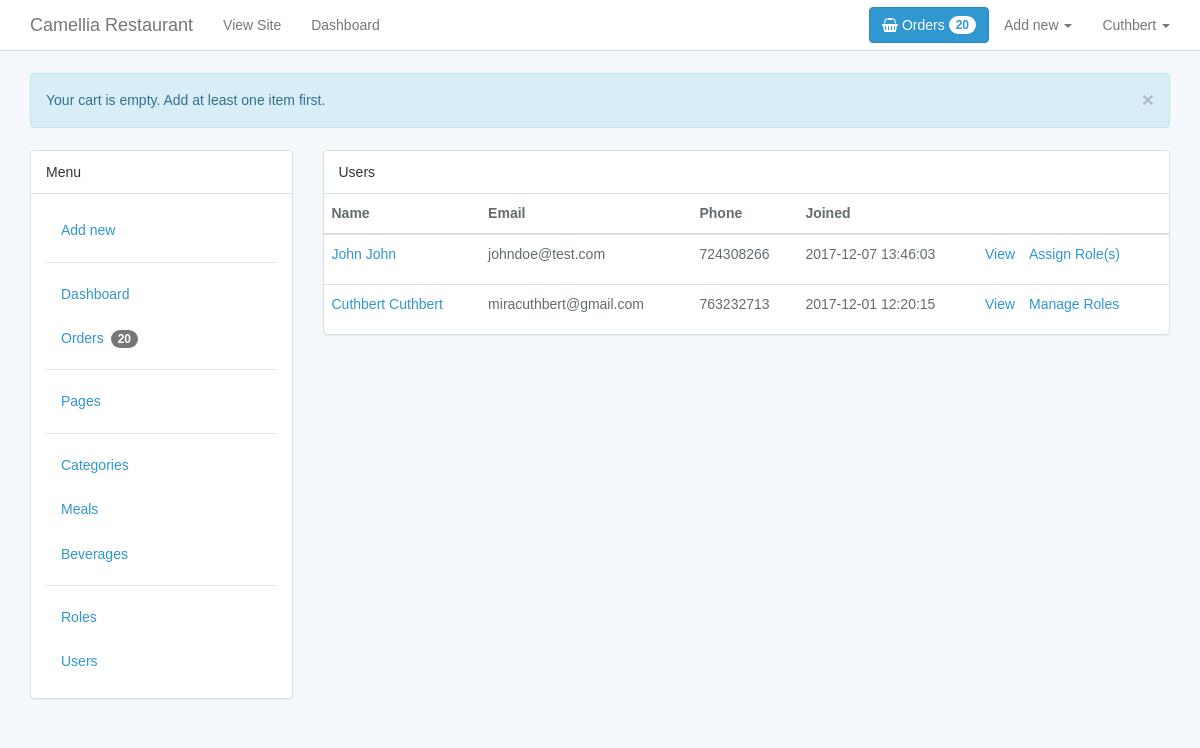
The app's page /admin/users/index.php (signed in), older data.
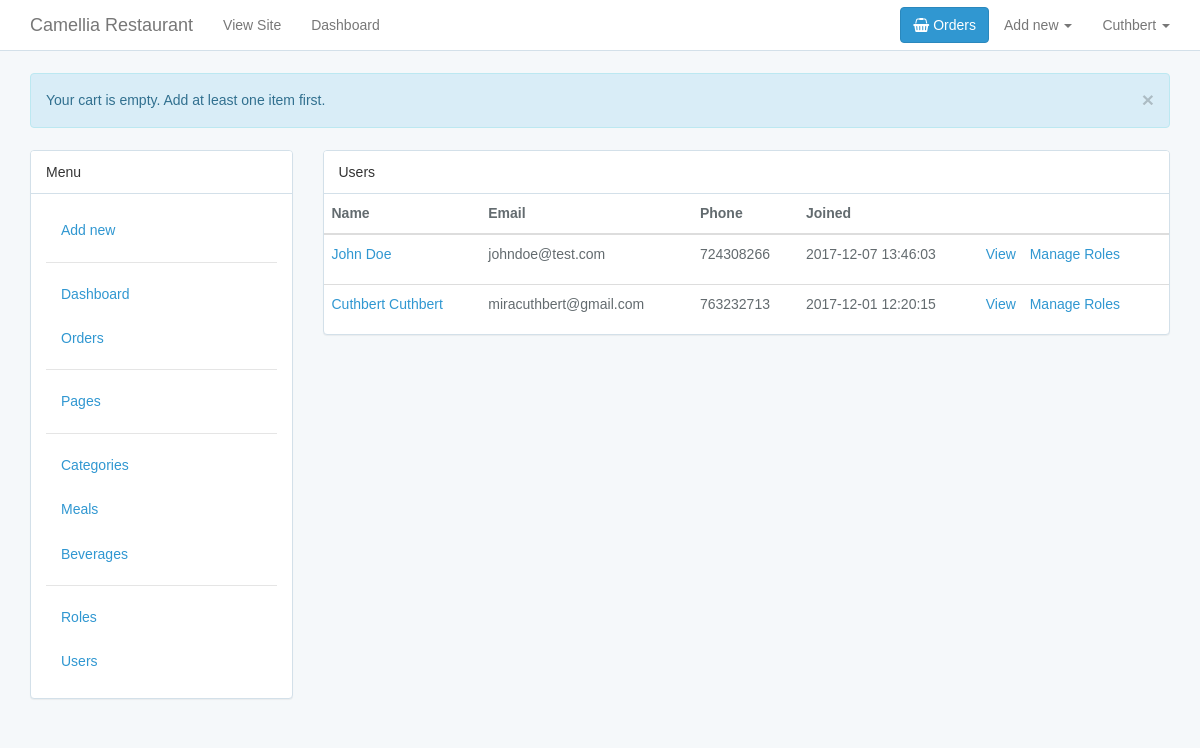
The same page, newer data.
### tables this page shows
CREATE TABLE `users` (
  `id` int(10) UNSIGNED NOT NULL,
  `first_name` varchar(191) NOT NULL,
  `last_name` varchar(191) NOT NULL,
  `email` varchar(191) NOT NULL,
  `phone` int(191) DEFAULT NULL,
  `password` varchar(191) NOT NULL,
  `remember_token` varchar(100) DEFAULT NULL,
  `created_at` timestamp NOT NULL DEFAULT CURRENT_TIMESTAMP,
  `updated_at` timestamp NOT NULL DEFAULT CURRENT_TIMESTAMP ON UPDATE CURRENT_TIMESTAMP
);

### helpers.php (called while the page is built, shortened)
<?php
if (!function_exists('route')) {
    function route($name)
    {
        return APP_URL . "/{$name}";
    }
}

### admin/functions.php (called while the page is built, shortened)
<?php
if (!function_exists('orders')) {
    function orders($parameters = [])
    {
        global $con;
        $rows = [];
        $stmt = $con->prepare("SELECT
                                        `orders`.*,
                                        `users`.`first_name`, `users`.`last_name`
                                        FROM
                                          `orders`
                                        INNER JOIN
                                          `users`
                                        ON
                                          `users`.`id` = `orders`.`user_id`
                                          ORDER BY
                                          `created_at` DESC,
                                          `booked_at` DESC");
        if (isset($parameters) && isset($parameters["status"]) && $parameters['status'] == "pending") {
            $stmt = $con->prepare("SELECT
                                        `orders`.*,
                                        `users`.`first_name`, `users`.`last_name`
                                        FROM
                                          `orders`
                                        INNER JOIN
                                          `users`
                                        ON
                                          `users`.`id` = `orders`.`user_id`
                                        WHERE
                                          `orders`.`paid_at` IS NULL
                                          AND
                                            `orders`.`expired_at` IS NULL
                                        ORDER BY
                                          `created_at` DESC,
                                          `booked_at` DESC");
        }
        $stmt->execute();
        $result = $stmt->get_result();
        if ($result->num_rows >= 1) {
            $rows = $result->fetch_all(MYSQLI_BOTH);
        };
        return $rows;
    }
}
if (!function_exists('pendingOrders')) {
    function pendingOrders()
    {
        return orders(['status' => "pending"]);
    }
}
if (!function_exists('users')) {
    function users($parameter = [])
    {
        global $con;
        $rows = [];
        $stmt = $con->prepare("SELECT * FROM `users` ORDER BY `created_at` DESC");
        $stmt->execute();
        $result = $stmt->get_result();
        if ($result->num_rows >= 1) {
            $rows = $result->fetch_all(MYSQLI_BOTH);
        };
        return $rows;
    }
}

### functions.php (called while the page is built, shortened)
<?php
include_once "helpers.php";
if (!function_exists('hasRoles')) {
    function hasRoles($user, $role = null, $expired = false)
    {
        global $con;
        $roleable = false;
        $user = isset($user['id']) ? $user['id'] : $user;
        if (isset($user)) {
            if (isset($role)) {
                $row = [];
                $_stmt = $con->prepare("SELECT * FROM `roles` WHERE `slug` = ? AND `slug` IS NOT NULL");
                $_stmt->bind_param("s", $role);
                $_stmt->execute();
                $result = $_stmt->get_result();
                if ($result->num_rows == 1) {
                    $row = $result->fetch_assoc();
                    if (($expired == true)) {
                        $stmt = $con->prepare("SELECT * FROM `user_roles` WHERE `user_id` = ?  AND `role_id` = ? AND `expired_at` IS NOT NULL LIMIT 1");
                    } else {
                        $stmt = $con->prepare("SELECT * FROM `user_roles` WHERE `user_id` = ?  AND `role_id` = ? AND `expired_at` IS NULL LIMIT 1");
                    }
                    $stmt->bind_param("ii", $user, $row['id']);
                } else {
                    $roleable = false;
                }
            } else {
                $stmt = $con->prepare("SELECT * FROM `user_roles` WHERE `user_id` = ? AND `expired_at` IS NULL");
                $stmt->bind_param("i", $user);
            }
            $stmt->execute();
            $result = $stmt->get_result();
            if ($result->num_rows >= 1) {
                $roleable = true;
            }
        }
        return $roleable;
    }
}

### admin/users/index.php (the view, shortened to what the changed rows need)
<?php
include_once("../../helpers.php");
include_once("../../functions.php");
include_once("../functions.php");
$users = users();
?>
<!DOCTYPE html>
<html lang="en">
<head>
    <?php include_once('../../partials/_head.php'); ?>
</head>
<body>
<div id="app">
    <?php include_once('../partials/_navigation.php'); ?>
    <div class="container">
        <div class="row">
            <div class="col-sm-3">
                <?php include_once('../partials/_sidebar.php') ?>
            </div>
            <div class="col-sm-9">
                <div class="panel panel-default">
                    <?php if (isset($users) && (count($users) > 0)) { ?>
                        <div class="table-responsive">
                            <table class="table table-hover">
                                <thead>
                                <tr>
                                    <th>Name</th>
                                    <th>Email</th>
                                    <th>Phone</th>
                                    <th>Joined</th>
                                    <th></th>
                                </tr>
                                </thead>
                                <tbody>
                                <?php foreach ($users as $user) { ?>
                                    <tr>
                                        <td>
                                            <a href="<?php echo route("admin/users/edit.php?user={$user['id']}") ?>">
                                                <?php echo $user['first_name'] . ' ' . $user['last_name']; ?>
                                            </a>
                                        </td>
                                        <td><?php echo $user['email']; ?></td>
                                        <td><?php echo $user['phone']; ?></td>
                                        <td><?php echo $user['created_at']; ?></td>
                                        <td>
                                            <ul class="list-inline">
                                                <li>
                                                    <a href="<?php echo route("admin/users/edit.php?user={$user['id']}") ?>">
                                                        View
                                                    </a>
                                                </li>
                                                <?php if (hasRoles($user['id'])) { ?>
                                                    <li>
                                                        <a href="<?php echo route("admin/roles/edit.php?user={$user['id']}") ?>">
                                                            Manage Roles
                                                        </a>
                                                    </li>
                                                <?php } else { ?>
                                                    <li>
                                                        <a href="<?php echo route("admin/roles/edit.php?user={$user['id']}") ?>">
                                                            Assign Role(s)
                                                        </a>
                                                    </li>
                                                <?php } ?>
                                            </ul>
                                        </td>
                                    </tr>
                                <?php } ?>
                                </tbody>
                            </table>
                        </div>
                    <?php } else { ?>
                        <p class="text-muted text-center">No users found.</p>
                    <?php }; ?>
                </div>
            </div>
        </div>
    </div>
</div>
</body>
</html>

### admin/partials/_navigation.php (shortened to what the changed rows need)
<nav class="navbar navbar-default navbar-static-top">
    <div class="container">
        <div class="collapse navbar-collapse" id="app-navbar-collapse">
            <a role="button" href="<?php echo route('admin/orders/index.php'); ?>"
               class="btn btn-primary navbar-btn pull-right">
                <i class="fa fa-shopping-basket"></i> Orders
                <span class="badge"><?php echo count(pendingOrders()) > 0 ? count(pendingOrders()) : ''; ?></span>
            </a>
        </div>
    </div>
</nav>

### admin/partials/_sidebar.php (shortened to what the changed rows need)
<div class="panel panel-default">
    <div class="panel-body">
        <ul class="nav nav-pills nav-stacked">
            <li>
                <a href="<?php echo route('admin/orders/index.php'); ?>">
                    Orders
                    <span class="badge"><?php echo count(pendingOrders()) > 0 ? count(pendingOrders()) : ''; ?></span>
                </a>
            </li>
        </ul>
    </div>
</div>

Row changes from the older to the newer data that the page shows:
changed users "John": last_name "John" → "Doe"; text "Assign Role(s)" → "Manage Roles"
Text that changed along with them:
count(pendingOrders()): "20" → (not shown)
